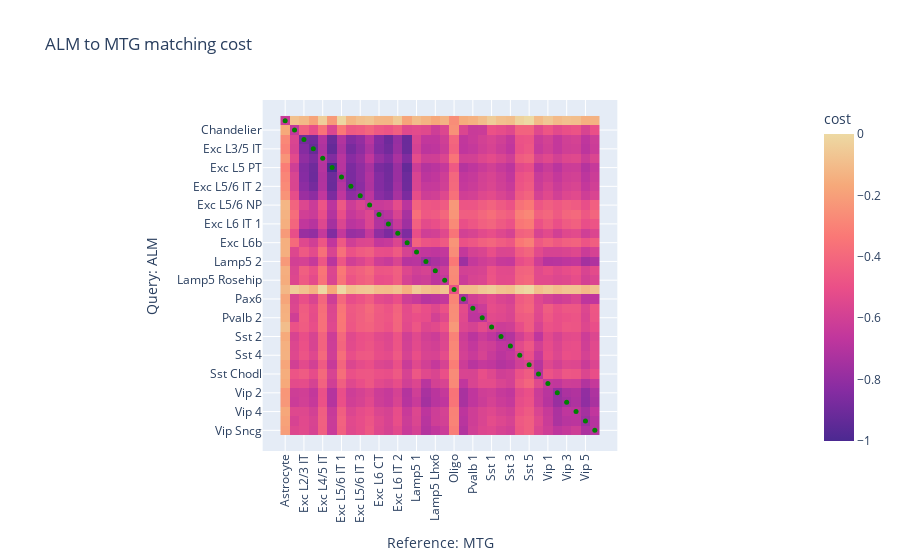

The cell this chart's notebook holds for it:
### Code cell
from embeddings import HVGEmbedder, PCAEmbedder
q, ref = 'MTG', 'ALM'

rcm = RefCM(discovery_threshold=None)
rcm.setref(ds[q], q, 'labels34')
m = rcm.annotate(ds[ref], ref, 'labels34')
m.eval('labels34')
m.display_matching_costs('labels34')

### Figure 1 — Plotly figure (JSON) as saved in the notebook; plotly's stock layout.template omitted (floating-point values rounded to 4 significant figures; data arrays with more than 128 entries replaced by an {"elided": "..."} marker saying what was removed)
{"data": [{"coloraxis": "coloraxis", "hovertemplate": "Reference: MTG: %{x}<br>Query: ALM: %{y}<br>cost: %{z}<extra></extra>", "name": "0", "type": "heatmap", "x": ["Astrocyte", "Chandelier", "Exc L2/3 IT", "Exc L3/5 IT", "Exc L4/5 IT", "Exc L5 PT", "Exc L5/6 IT 1", "Exc L5/6 IT 2", "Exc L5/6 IT 3", "Exc L5/6 NP", "Exc L6 CT", "Exc L6 IT 1", "Exc L6 IT 2", "Exc L6b", "Lamp5 1", "Lamp5 2", "Lamp5 Lhx6", "Lamp5 Rosehip", "Oligo", "Pax6", "Pvalb 1", "Pvalb 2", "Sst 1", "Sst 2", "Sst 3", "Sst 4", "Sst 5", "Sst Chodl", "Vip 1", "Vip 2", "Vip 3", "Vip 4", "Vip 5", "Vip Sncg"], "xaxis": "x", "y": ["Astrocyte", "Chandelier", "Exc L2/3 IT", "Exc L3/5 IT", "Exc L4/5 IT", "Exc L5 PT", "Exc L5/6 IT 1", "Exc L5/6 IT 2", "Exc L5/6 IT 3", "Exc L5/6 NP", "Exc L6 CT", "Exc L6 IT 1", "Exc L6 IT 2", "Exc L6b", "Lamp5 1", "Lamp5 2", "Lamp5 Lhx6", "Lamp5 Rosehip", "Oligo", "Pax6", "Pvalb 1", "Pvalb 2", "Sst 1", "Sst 2", "Sst 3", "Sst 4", "Sst 5", "Sst Chodl", "Vip 1", "Vip 2", "Vip 3", "Vip 4", "Vip 5", "Vip Sncg"], "yaxis": "y", "z": {"elided": "34x34 float values"}}, {"hovertemplate": "%{y} -> %{x}", "marker": {"color": ["green", "green", "green", "green", "green", "green", "green", "green", "green", "green", "green", "green", "green", "green", "green", "green", "green", "green", "green", "green", "green", "green", "green", "green", "green", "green", "green", "green", "green", "green", "green", "green", "green", "green"], "size": 5}, "mode": "markers", "name": "", "type": "scatter", "x": ["Astrocyte", "Chandelier", "Exc L2/3 IT", "Exc L3/5 IT", "Exc L4/5 IT", "Exc L5 PT", "Exc L5/6 IT 1", "Exc L5/6 IT 2", "Exc L5/6 IT 3", "Exc L5/6 NP", "Exc L6 CT", "Exc L6 IT 1", "Exc L6 IT 2", "Exc L6b", "Lamp5 1", "Lamp5 2", "Lamp5 Lhx6", "Lamp5 Rosehip", "Oligo", "Pax6", "Pvalb 1", "Pvalb 2", "Sst 1", "Sst 2", "Sst 3", "Sst 4", "Sst 5", "Sst Chodl", "Vip 1", "Vip 2", "Vip 3", "Vip 4", "Vip 5", "Vip Sncg"], "y": ["Astrocyte", "Chandelier", "Exc L2/3 IT", "Exc L3/5 IT", "Exc L4/5 IT", "Exc L5 PT", "Exc L5/6 IT 1", "Exc L5/6 IT 2", "Exc L5/6 IT 3", "Exc L5/6 NP", "Exc L6 CT", "Exc L6 IT 1", "Exc L6 IT 2", "Exc L6b", "Lamp5 1", "Lamp5 2", "Lamp5 Lhx6", "Lamp5 Rosehip", "Oligo", "Pax6", "Pvalb 1", "Pvalb 2", "Sst 1", "Sst 2", "Sst 3", "Sst 4", "Sst 5", "Sst Chodl", "Vip 1", "Vip 2", "Vip 3", "Vip 4", "Vip 5", "Vip Sncg"]}], "layout": {"coloraxis": {"colorbar": {"title": {"text": "cost"}}, "colorscale": [[0, "rgb(75, 41, 145)"], [0.1667, "rgb(135, 44, 162)"], [0.3333, "rgb(192, 54, 157)"], [0.5, "rgb(234, 79, 136)"], [0.6667, "rgb(250, 120, 118)"], [0.8333, "rgb(246, 169, 122)"], [1, "rgb(237, 217, 163)"]]}, "title": {"text": "ALM to MTG matching cost"}, "xaxis": {"anchor": "y", "constrain": "domain", "domain": [0, 1], "scaleanchor": "y", "tickangle": -90, "title": {"text": "Reference: MTG"}}, "yaxis": {"anchor": "x", "autorange": "reversed", "constrain": "domain", "domain": [0, 1], "title": {"text": "Query: ALM"}}}}
